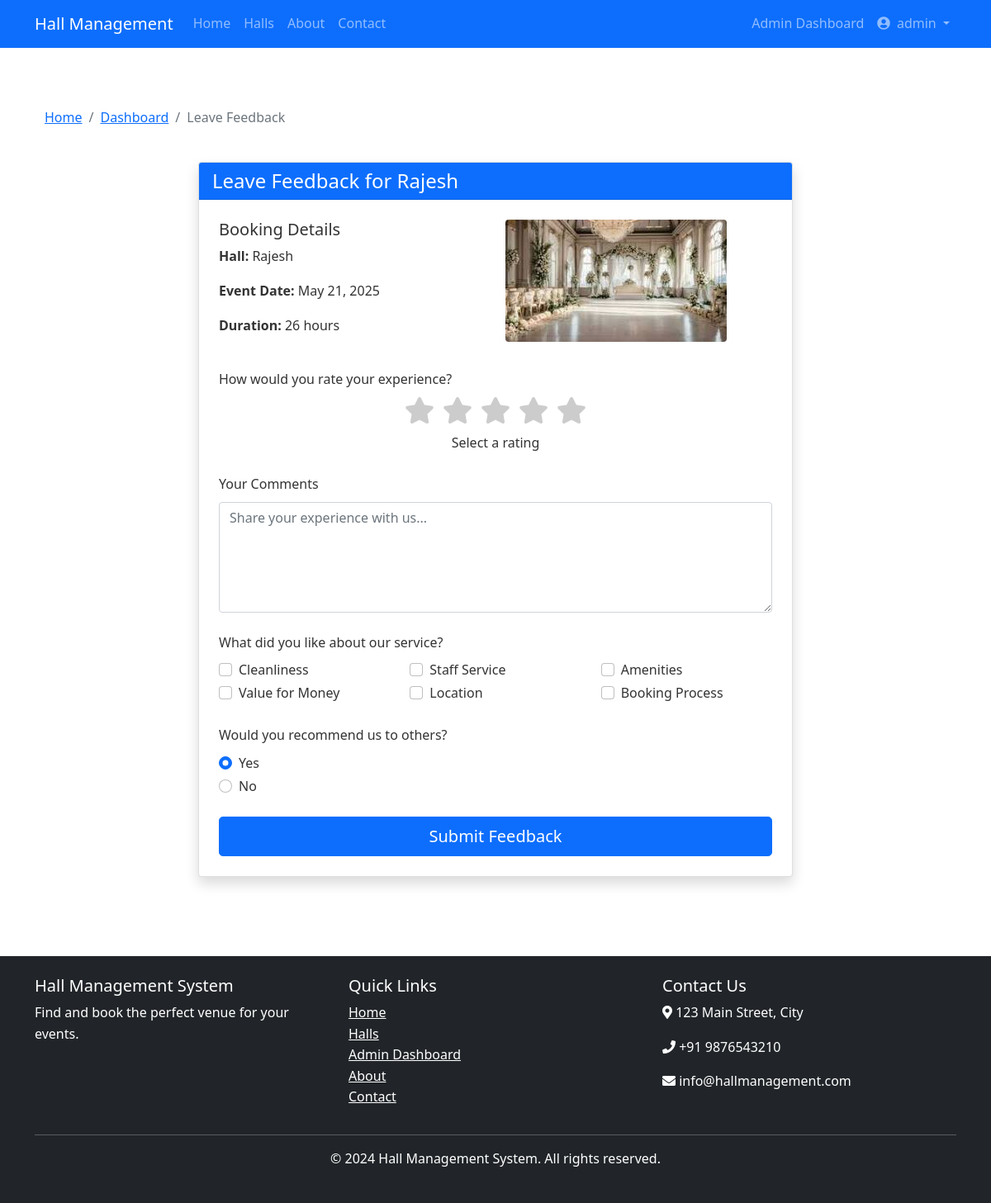
/feedback/create/B1616/ (signed in), run on the app's committed database.
### hall_app/models.py (models this page shows, shortened)
class Booking(models.Model):
    booking_id = models.CharField(max_length=5, primary_key=True)
    customer = models.ForeignKey(User, on_delete=models.CASCADE)
    hall = models.ForeignKey(Hall, on_delete=models.CASCADE)
    booking_date = models.DateField()
    event_date = models.DateField()
    total_hours = models.IntegerField()
    total_amount = models.DecimalField(max_digits=10, decimal_places=2)
    discount = models.ForeignKey(Discount, on_delete=models.SET_NULL, null=True, blank=True)
    is_canceled = models.BooleanField(default=False)

class Hall(models.Model):
    hall_id = models.UUIDField(primary_key=True, default=uuid.uuid4, editable=False)
    hall_name = models.CharField(max_length=100)
    description = models.TextField(blank=True, null=True)
    capacity = models.IntegerField()
    price_per_hour = models.DecimalField(max_digits=10, decimal_places=2)
    address = models.CharField(max_length=255, default="Address to be updated")
    contact_number = models.CharField(max_length=15, default="Not provided")
    is_active = models.BooleanField(default=True)
    created_at = models.DateTimeField(default=timezone.now)  # Changed from auto_now_add=True
    updated_at = models.DateTimeField(default=timezone.now)  # Changed from auto_now=True

### hall_app/views.py (the view)
# urls.py: path('feedback/create/<str:booking_id>/', views.feedback_create, name='feedback_create'),
@login_required
def feedback_create(request, booking_id):
    booking = get_object_or_404(Booking, pk=booking_id, customer=request.user)
    existing_feedback = Feedback.objects.filter(booking=booking).first()
    if existing_feedback:
        messages.info(request, "You have already provided feedback for this booking.")
        return redirect('dashboard')
    if request.method == 'POST':
        form = FeedbackForm(request.POST)
        if form.is_valid():
            feedback = form.save(commit=False)
            feedback.feedback_id = f"F{str(uuid.uuid4().int)[:4]}"
            feedback.booking = booking
            feedback.customer = request.user
            feedback.feedback_date = timezone.now().date()
            feedback.save()
            messages.success(request, "Thank you for your feedback!")
            return redirect('dashboard')
    else:
        form = FeedbackForm()
    context = {
        'booking': booking,
        'form': form,
    }
    return render(request, 'hall_app/feedback_form.html', context)

### hall_app/forms.py
class FeedbackForm(forms.ModelForm):
    class Meta:
        model = Feedback
        fields = ['rating', 'comments']
        widgets = {
            'rating': forms.NumberInput(attrs={'min': 1, 'max': 5}),
            'comments': forms.Textarea(attrs={'rows': 4}),
        }

### templates/hall_app/feedback_form.html (shortened to what this page needs)
{% extends 'hall_app/base.html' %}
{% load static %}
{% block content %}
<div class="container py-5">
    <div class="row mb-4">
        <div class="col-12">
            <nav aria-label="breadcrumb">
                <ol class="breadcrumb">
                    <li class="breadcrumb-item"><a href="{% url 'home' %}">Home</a></li>
                    <li class="breadcrumb-item"><a href="{% url 'dashboard' %}">Dashboard</a></li>
                    <li class="breadcrumb-item active" aria-current="page">Leave Feedback</li>
                </ol>
            </nav>
        </div>
    </div>
    <div class="row">
        <div class="col-md-8 mx-auto">
            <div class="card shadow">
                <div class="card-header bg-primary text-white">
                    <h4 class="mb-0">Leave Feedback for {{ booking.hall.hall_name }}</h4>
                </div>
                <div class="card-body p-4">
                    <div class="row mb-4">
                        <div class="col-md-6">
                            <div class="booking-info">
                                <h5>Booking Details</h5>
                                <p><strong>Hall:</strong> {{ booking.hall.hall_name }}</p>
                                <p><strong>Event Date:</strong> {{ booking.event_date }}</p>
                                <p><strong>Duration:</strong> {{ booking.total_hours }} hours</p>
                            </div>
                        </div>
                        <div class="col-md-6">
                            {% if booking.hall.primary_image %}
                                <img src="{{ booking.hall.primary_image.image.url }}" class="img-fluid rounded" alt="{{ booking.hall.hall_name }}">
                            {% else %}
                                <img src="{% static 'images/hall-placeholder.jpg' %}" class="img-fluid rounded" alt="{{ booking.hall.hall_name }}" onerror="this.src='https://via.placeholder.com/400x300?text=Hall+Image'">
                            {% endif %}
                        </div>
                    </div>
                    <form method="POST" action="{% url 'feedback_create' booking.booking_id %}">
                        <div class="mb-4">
                            <label class="form-label">How would you rate your experience?</label>
                            <div class="rating-stars mb-3">
                                <div class="d-flex justify-content-center">
                                    <div class="rating-container">
                                        <label for="star5" title="5 stars"><i class="fas fa-star fa-2x"></i></label>
                                        <label for="star4" title="4 stars"><i class="fas fa-star fa-2x"></i></label>
                                        <label for="star3" title="3 stars"><i class="fas fa-star fa-2x"></i></label>
                                        <label for="star2" title="2 stars"><i class="fas fa-star fa-2x"></i></label>
                                        <label for="star1" title="1 star"><i class="fas fa-star fa-2x"></i></label>
                                    </div>
                                </div>
                                <p class="text-center mt-2" id="rating-text">Select a rating</p>
                            </div>
                        </div>
                        <div class="mb-4">
                            <label for="id_comments" class="form-label">Your Comments</label>
                            <textarea name="comments" id="id_comments" class="form-control" rows="5" placeholder="Share your experience with us..."></textarea>
                        </div>
                        <div class="mb-4">
                            <label class="form-label">What did you like about our service?</label>
                            <div class="row">
                                <div class="col-md-4">
                                    <div class="form-check">
                                        <input class="form-check-input" type="checkbox" id="like_cleanliness">
                                        <label class="form-check-label" for="like_cleanliness">Cleanliness</label>
                                    </div>
                                </div>
                                <div class="col-md-4">
                                    <div class="form-check">
                                        <input class="form-check-input" type="checkbox" id="like_staff">
                                        <label class="form-check-label" for="like_staff">Staff Service</label>
                                    </div>
                                </div>
                                <div class="col-md-4">
                                    <div class="form-check">
                                        <input class="form-check-input" type="checkbox" id="like_amenities">
                                        <label class="form-check-label" for="like_amenities">Amenities</label>
                                    </div>
                                </div>
                                <div class="col-md-4">
                                    <div class="form-check">
                                        <input class="form-check-input" type="checkbox" id="like_value">
                                        <label class="form-check-label" for="like_value">Value for Money</label>
                                    </div>
                                </div>
                                <div class="col-md-4">
                                    <div class="form-check">
                                        <input class="form-check-input" type="checkbox" id="like_location">
                                        <label class="form-check-label" for="like_location">Location</label>
                                    </div>
                                </div>
                                <div class="col-md-4">
                                    <div class="form-check">
                                        <input class="form-check-input" type="checkbox" id="like_booking">
                                        <label class="form-check-label" for="like_booking">Booking Process</label>
                                    </div>
                                </div>
                            </div>
                        </div>
                        <div class="mb-4">
                            <label class="form-label">Would you recommend us to others?</label>
                            <div class="form-check">
                                <input class="form-check-input" type="radio" name="recommend" id="recommend_yes" value="yes" checked>
                                <label class="form-check-label" for="recommend_yes">Yes</label>
                            </div>
                            <div class="form-check">
                                <input class="form-check-input" type="radio" name="recommend" id="recommend_no" value="no">
                                <label class="form-check-label" for="recommend_no">No</label>
                            </div>
                        </div>
                        <div class="d-grid">
                            <button type="submit" class="btn btn-primary btn-lg">Submit Feedback</button>
                        </div>
                    </form>
                </div>
            </div>
        </div>
    </div>
</div>
{% endblock %}

### templates/hall_app/base.html (shortened to what this page needs)
<!DOCTYPE html>
<html lang="en">
<head>
    <link href="https://cdn.jsdelivr.net/npm/bootstrap@5.1.3/dist/css/bootstrap.min.css" rel="stylesheet">
    <link rel="stylesheet" href="https://cdnjs.cloudflare.com/ajax/libs/font-awesome/5.15.4/css/all.min.css">
    <link rel="stylesheet" href="/static/css/style.css">
</head>
<body>
    <nav class="navbar navbar-expand-lg navbar-dark bg-primary">
        <div class="container">
            <a class="navbar-brand" href="/">Hall Management</a>
            <div class="collapse navbar-collapse" id="navbarNav">
                <ul class="navbar-nav me-auto">
                    <li class="nav-item">
                        <a class="nav-link" href="{% url 'home' %}">Home</a>
                    </li>
                    <li class="nav-item">
                        <a class="nav-link" href="{% url 'hall_list' %}">Halls</a>
                    </li>
                    <li class="nav-item">
                        <a class="nav-link" href="{% url 'about' %}">About</a>
                    </li>
                    <li class="nav-item">
                        <a class="nav-link" href="{% url 'contact' %}">Contact</a>
                    </li>
                </ul>
                <ul class="navbar-nav ms-auto">
                    {% if user.is_authenticated %}
                    {% if user.is_staff or user.is_superuser %}
                    <li class="nav-item">
                        <a class="nav-link" href="{% url 'admin_dashboard' %}">Admin Dashboard</a>
                    </li>
                    {% else %}
                    <li class="nav-item">
                        <a class="nav-link" href="{% url 'dashboard' %}">Dashboard</a>
                    </li>
                    {% endif %}
                    <li class="nav-item dropdown">
                        <a class="nav-link dropdown-toggle" href="#" id="userDropdown" role="button"
                            data-bs-toggle="dropdown" aria-expanded="false">
                            <i class="fas fa-user-circle me-1"></i> {{ user.get_full_name|default:user.username }}
                        </a>
                    </li>
                    {% endif %}
                </ul>
            </div>
        </div>
    </nav>
    <main class="container mt-4">
        {% block content %}{% endblock %}
    </main>
    <footer class="bg-dark text-white mt-5 py-4">
        <div class="container">
            <div class="row">
                <div class="col-md-4">
                    <h5>Hall Management System</h5>
                    <p>Find and book the perfect venue for your events.</p>
                </div>
                <div class="col-md-4">
                    <h5>Quick Links</h5>
                    <ul class="list-unstyled">
                        <li><a href="{% url 'home' %}" class="text-white">Home</a></li>
                        <li><a href="{% url 'hall_list' %}" class="text-white">Halls</a></li>
                        {% if user.is_authenticated and user.is_staff %}
                        <li><a href="{% url 'admin_dashboard' %}" class="text-white">Admin Dashboard</a></li>
                        {% endif %}
                        <li><a href="{% url 'about' %}" class="text-white">About</a></li>
                        <li><a href="{% url 'contact' %}" class="text-white">Contact</a></li>
                    </ul>
                </div>
                <div class="col-md-4">
                    <h5>Contact Us</h5>
                    <address>
                        <p><i class="fas fa-map-marker-alt"></i> 123 Main Street, City</p>
                        <p><i class="fas fa-phone"></i> +91 9876543210</p>
                        <p><i class="fas fa-envelope"></i> info@hallmanagement.com</p>
                    </address>
                </div>
            </div>
            <hr>
            <div class="text-center">
                <p>&copy; 2024 Hall Management System. All rights reserved.</p>
            </div>
        </div>
    </footer>
</body>
</html>

### static/css/style.css (style rules this page uses)
body { font-family: 'Segoe UI', Tahoma, Geneva, Verdana, sans-serif; line-height: 1.6; color: #333; }
footer { margin-top: 50px; }

### templates/hall_app/feedback_form.html (style rules this page uses)
.rating-container { display: flex; flex-direction: row-reverse; justify-content: center; }
.rating-container label { cursor: pointer; color: #ccc; padding: 0 5px; }

### data on the page
Booking: hall.hall_name "Rajesh", event_date "May 21, 2025", total_hours "26"

### other printed values
{{ user.get_full_name|default:user.username }} "admin"
